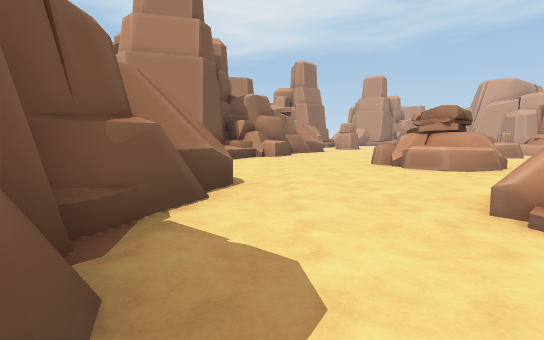
view 1 (above)

24 first-person views from a walk through a scene from a Unity 3-D project. The camera is 1.2 m above the floor, tilts 6° down and sees 85° across. The floor is counted in squares, 2 m on a side. Each view is taken from the middle of a square. On the plan, view 1 faces up. The plan holds only what a view shows up to about 9 squares ahead; the rest is blank. The place goes on beyond the plan. The player is left out.

view 2
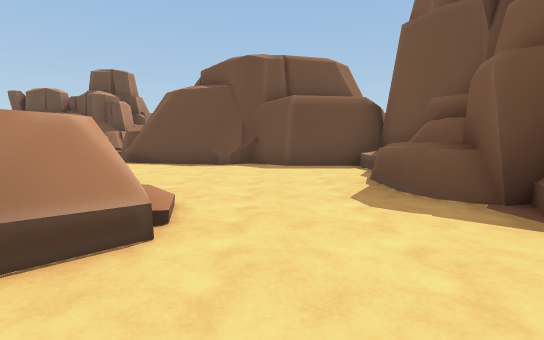

view 3
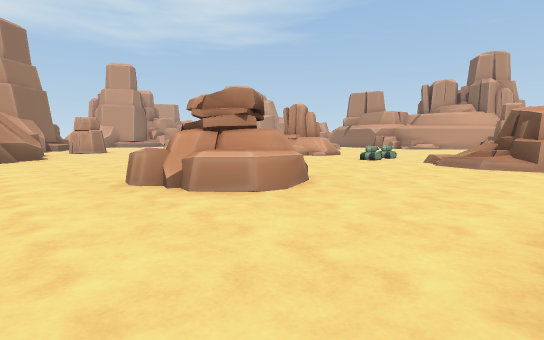

view 4
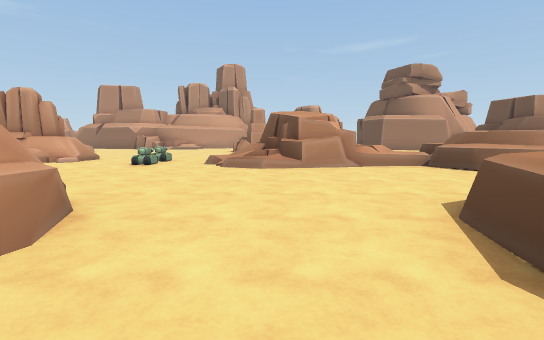

view 5
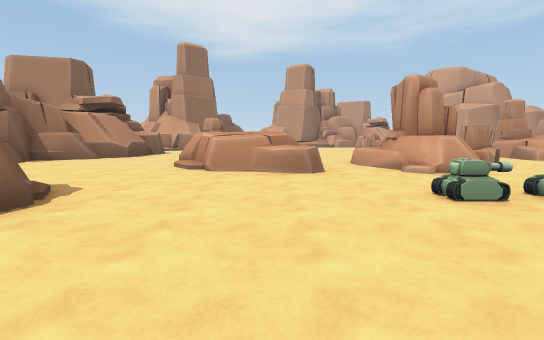

view 6
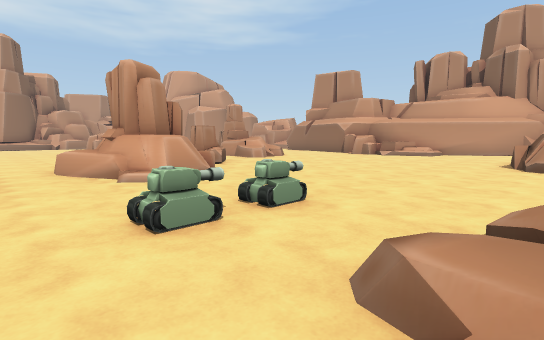

view 7
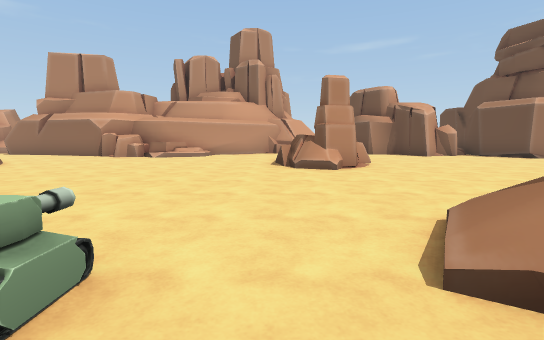

view 8
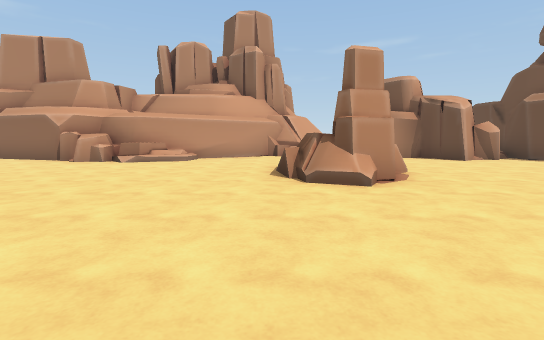

view 9
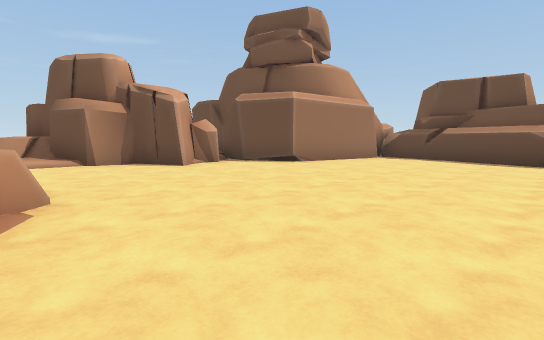

view 10
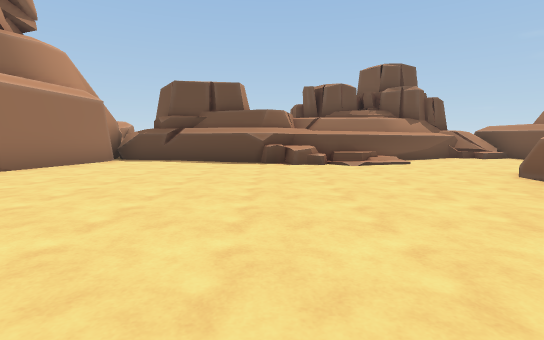

view 11
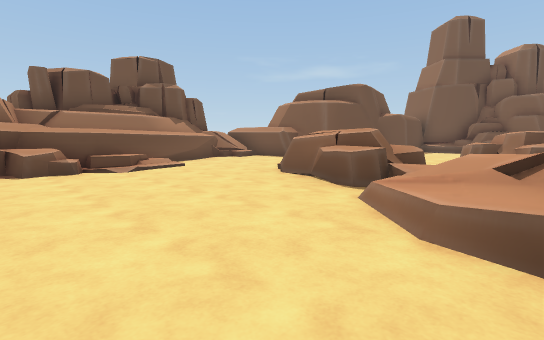

view 12
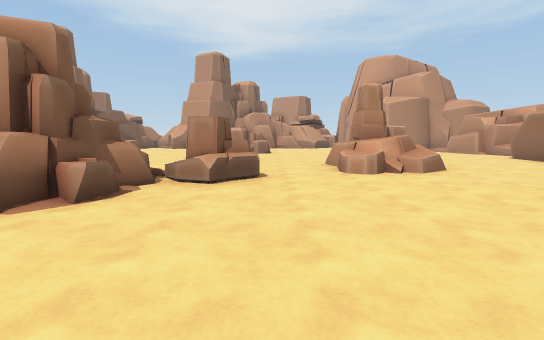

view 13
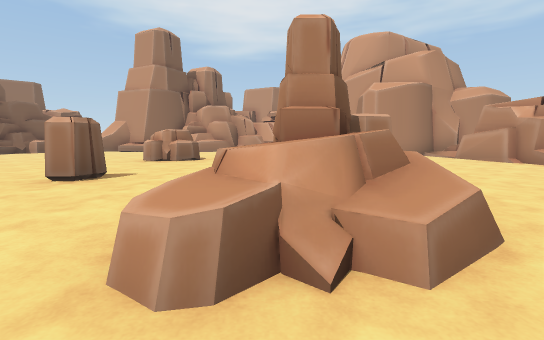

view 14
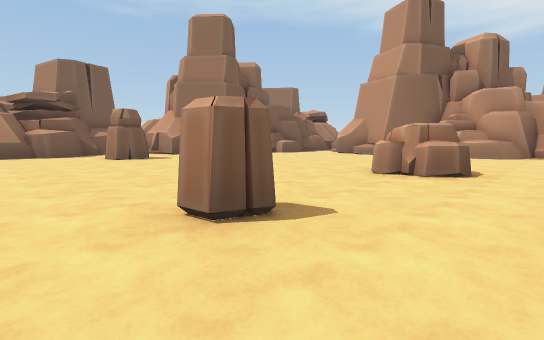

view 15
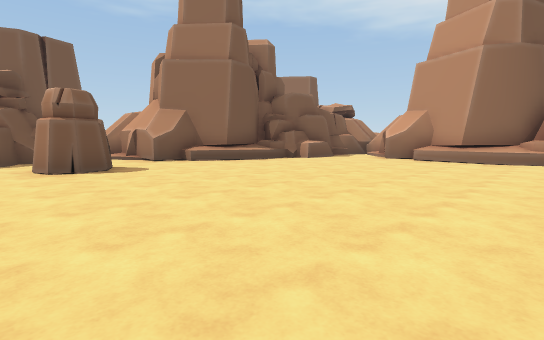

view 16
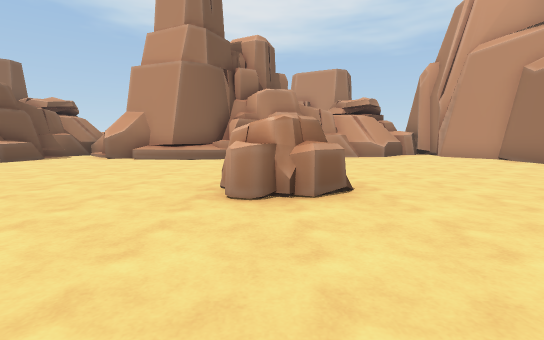

view 17
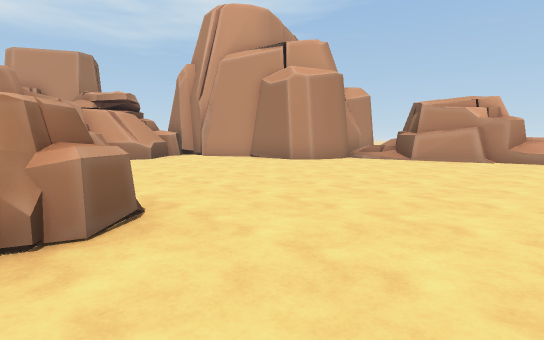

view 18
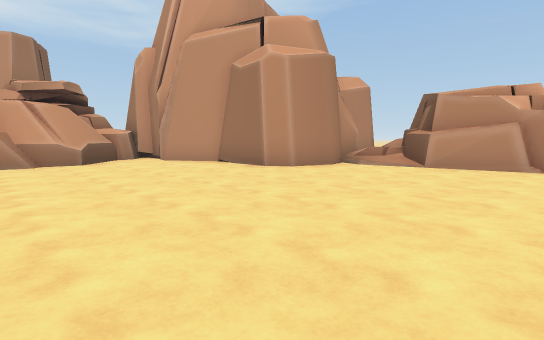

view 19
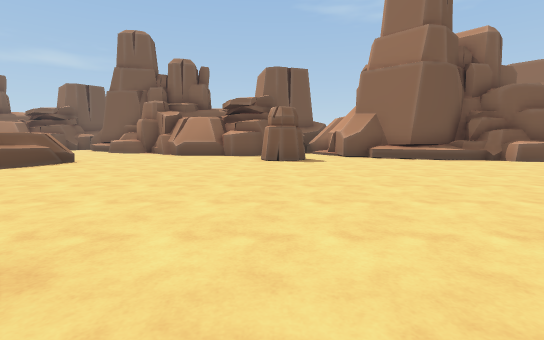

view 20
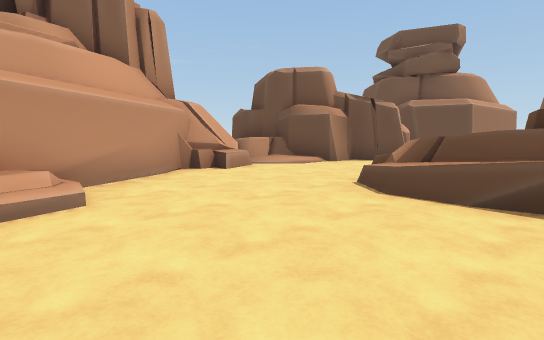

view 21
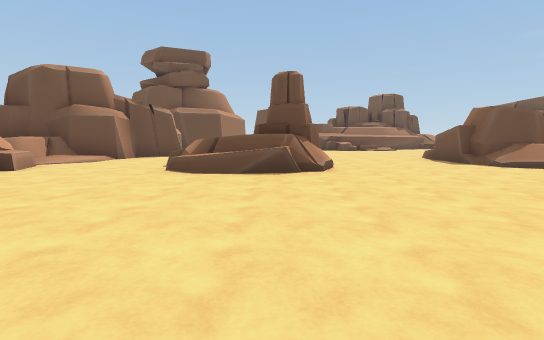

view 22
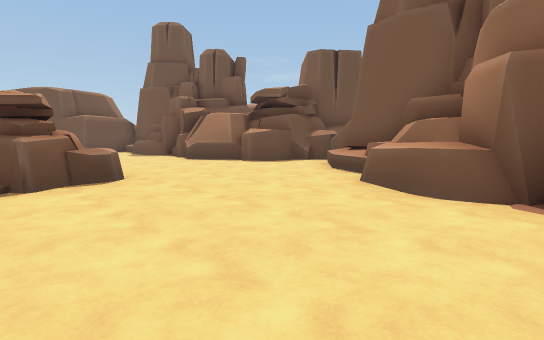

view 23
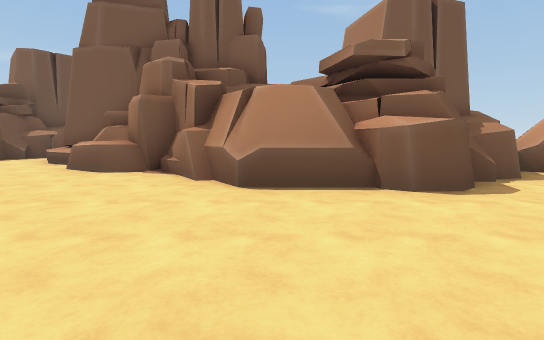

view 24
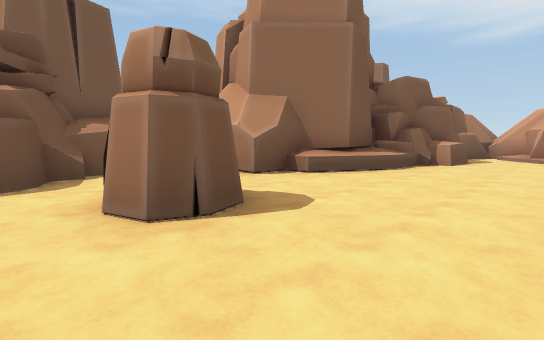

### Floor plan
Key: @ floor where view 1 was taken; # wall or solid block; . main floor; : floor 0.25 m higher than the main floor; + floor 0.75 m higher than the main floor; * floor 2.5 m higher than the main floor; / step, stairs or slope; = window, fence, low wall or low ledge; ^ raised ledge; R rock; T tank.
Columns run from 4 left of view 1 to 24 right of it. Each row starts with its distance up from view 1.
 27          ###        ###
 26          #.#  #######.##
 25         ##.###^^^......#
 24         #^.............#
 23        ##..............## #
 22        ##....... .......#/#
 21        #^....... ......../##
 20       ##........RR.......##
 19      ##.........R........##
 18      #..R.................##^
 17      ##.RR................=
 16       #.............RR...##
 15       #.........R..##...##
 14      ##............^#...#
 13     ##.............^#...#
 12     #.........==R..^....#
 11    ##....#^^ ^##R......^#
 10   ##^.....^^=.##.......=#
  9   #^.......=.........../##
  8 ##^...................../#
  7 #......RR....T+..........##
  6 ###....RR...........RR....#
  5   ##........//=....RRRR..^##
  4    #........==##....R R../.#
  3    #.........^^#.........:=^
  2   ##..#^^=...^ =.........##
  1   ##... ^=...///........##
  0   #^@...=. .##..........#
 -1   #^.....  #^^..........#
 -2   #^.....   ^.........###
 -3   ######.   ..........#
 -4       #### .../#=.....#
 -5          #....==#=###.#
 -6          ##.### =#=####
 -7              ***= #
 -8               ###
 -9                ##

Positions as (right, up) in squares from view 1, and headings:
1: (0, 0), facing up
2: (1, 4), facing down
3: (1, 3), facing up-right
4: (2, 4), facing right
5: (7, 4), facing up
6: (8, 5), facing up-right
7: (9, 6), facing right
8: (11, 6), facing right
9: (13, 4), facing down-right
10: (13, 3), facing down
11: (13, 2), facing down-left
12: (13, 7), facing up
13: (15, 11), facing up
14: (14, 14), facing up-left
15: (11, 16), facing up-left
16: (12, 16), facing up
17: (12, 17), facing up-right
18: (14, 18), facing up-right
19: (13, 17), facing left
20: (16, 9), facing down-right
21: (16, 11), facing down
22: (4, 12), facing down-left
23: (6, 14), facing left
24: (7, 16), facing up-left
